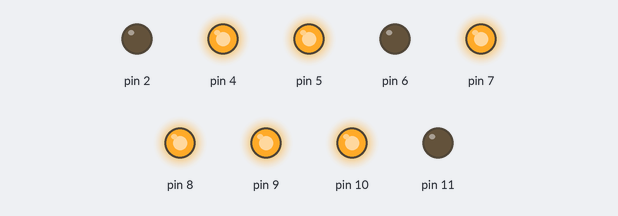
Simulated run of this sketch. Board: Arduino Uno, built with avr-gcc and run on an emulated ATmega328P. Shown: output pins drawn as LEDs (lit = HIGH).

Above: at 0.1 s.
Timing chart, 0 to 1.6 s (numbered marks = the images above):
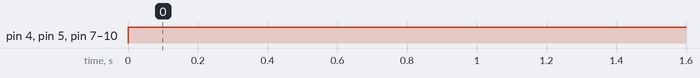

The sketch:

partB.ino
```cpp
//DDRB = A-C
//DDRD = D-F
int i=9;    //declare i for loop index and initialize to 9
int arrayB[10]={0x7,0x3,0x6,0x7,0x3,0x5,0x5,0x7,0x7,0x7};           //array of values to be sent to portB
int arrayD[10]={0xE0,0x0,0xD0,0x90,0x30,0xB0,0xF0,0x0,0xF0,0xB0};   //array of values to be sent to portD


void setup() {
  DDRB=0x0F;  //set output pins for DDRB
  DDRD=0xF4;  //set output pins for DDRD
  cli();    //disable interupts
  EIMSK |= (1<<INT0);     //enable int0
  EICRA |= (1<<ISC01);    //trigger interupt on falling edge
  sei();    //enable interupts
}

void loop() {
  PORTB=arrayB[i];  //out arrayB at index i to portB
  PORTD=arrayD[i];  //out arrayD at index i to portD
}

ISR(INT0_vect)  //ISR is triggered by int0 on falling edge
{
  i--;  //decrement index
  if (i<0)  //if index is negative, reset to 9
  {
    i=9;
  }
}
```

Measured:
- by itself, pin 4, pin 5, pin 7–10: LOW → HIGH at 0.00 s
